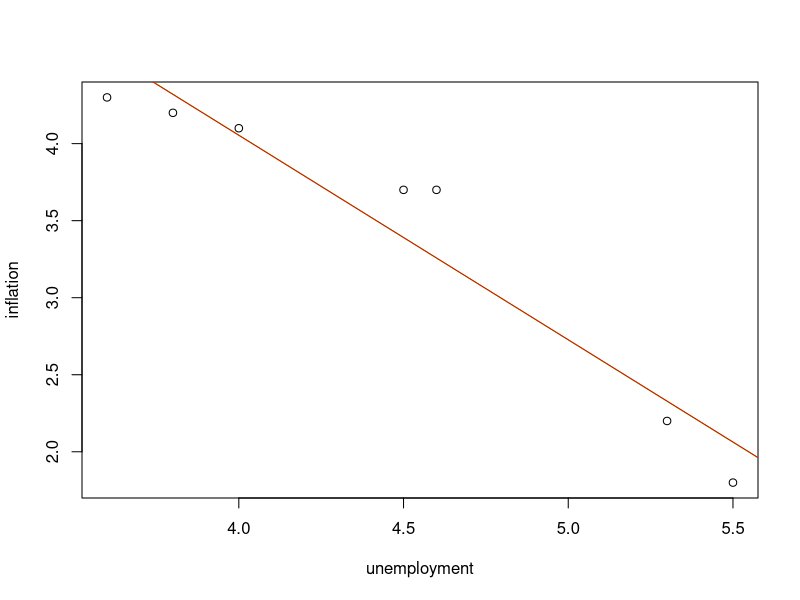

This figure's R source:
least_squares = function (x, y) {
  a = 1.0
  b = 1.0
  learning_rate = 1e-3
  
  grad_a = 1
  grad_b = 1
  
  while (sqrt(abs(grad_a * grad_b)) > 1e-3) {
    y_hat = a * x + b
    
    grad_a = 2 * (y_hat - y) %*% x
    grad_b = sum(2 * (y_hat - y))
    
    a = a - learning_rate * grad_a
    b = b - learning_rate * grad_b
  }
  
  result = c(b, a)
  return(result)
}


unemployment = c(5.5, 5.3, 4.5, 3.8, 3.6, 4.0, 4.6)
inflation = c(1.8, 2.2, 3.7, 4.2, 4.3, 4.1, 3.7)

coeffs = least_squares(unemployment, inflation)
print(coeffs)

linmod = lm(inflation ~ unemployment)
print(linmod)

plot(x = unemployment, y = inflation)
abline(linmod, col='green')
abline(coeffs, col='red')

expected_unemployment = data.frame(unemployment=c(4.8))

expected_inflation_lm = predict.lm(linmod, expected_unemployment)
expected_inflation_manual = coeffs[1] + expected_unemployment$unemployment * coeffs[2]

print(paste("expected inflation according from lm:", expected_inflation_lm))
print(paste("expected inflation according computed:", expected_inflation_manual))
print(paste("difference in results:", abs(expected_inflation_lm - expected_inflation_manual)))

countries = read.table(file = 'allcountries.txt', sep = '', header = TRUE, strip.white = TRUE)
countries
attach(countries)

countries[is.na(area), 'area'] = median(area[!is.na(area)])
countries[is.na(population), 'population'] = median(population[!is.na(population)])
countries

with_na = is.na(gdp)
print(paste("nrows with NA:", sum(with_na)))

countries_model = lm(gdp ~ population + area + ind )
countries_model

countries[with_na, 'gdp'] = predict.lm(countries_model, countries[with_na, ])
countries[with_na, ]

countries
population_density = countries$population / countries$area
population_density

min_density_country = countries[which.min(population_density), ]
print(paste("country with minimal density (", max(population_density), ") :", min_density_country$country))
min_density_country